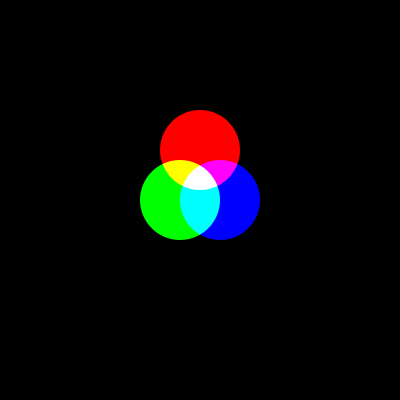
Frame 1 (no input)
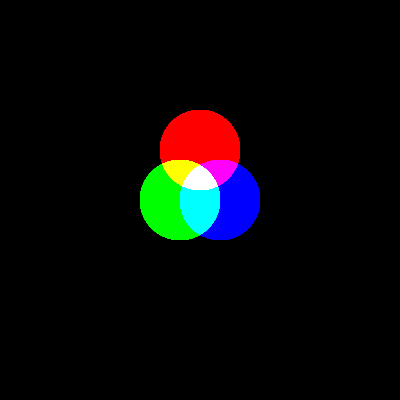
Frame 60 (the mouse pressed at the canvas centre just before this capture)
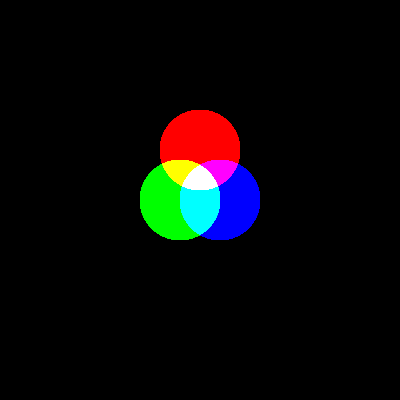
Frame 120 (the mouse held since frame 60 and released just before this capture)

The Processing sketch that drew these frames (run headless with seeded random() and noise(); from frame 60 on, the mouse is pressed at the canvas centre):

// Processing sketch: colorAdd
// ── colorAdd.pde
void setup(){
        size(400, 400);
        background(0);
        blendMode(ADD);
}

void draw(){
        fill(255, 0, 0);
        ellipse(200,150,80,80);
        fill(0, 255, 0);
        ellipse(180,200,80,80);
        fill(0, 0, 255);
        ellipse(220,200,80,80);
}
